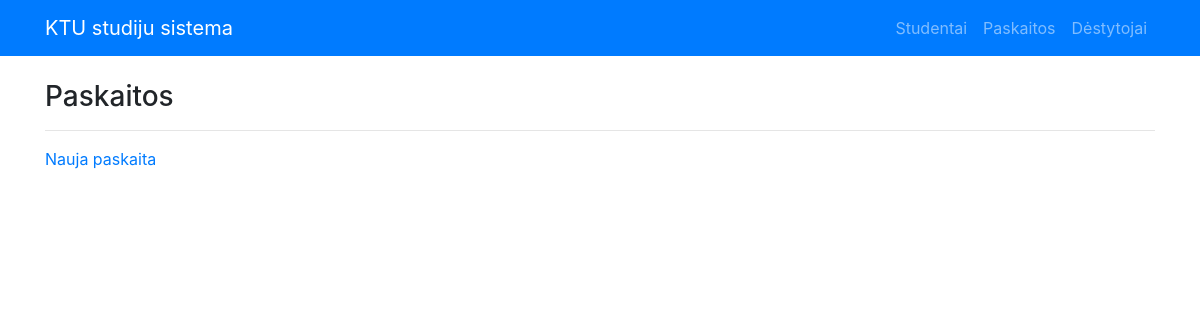
/paskaitos, run on an earlier commit of the app's database.
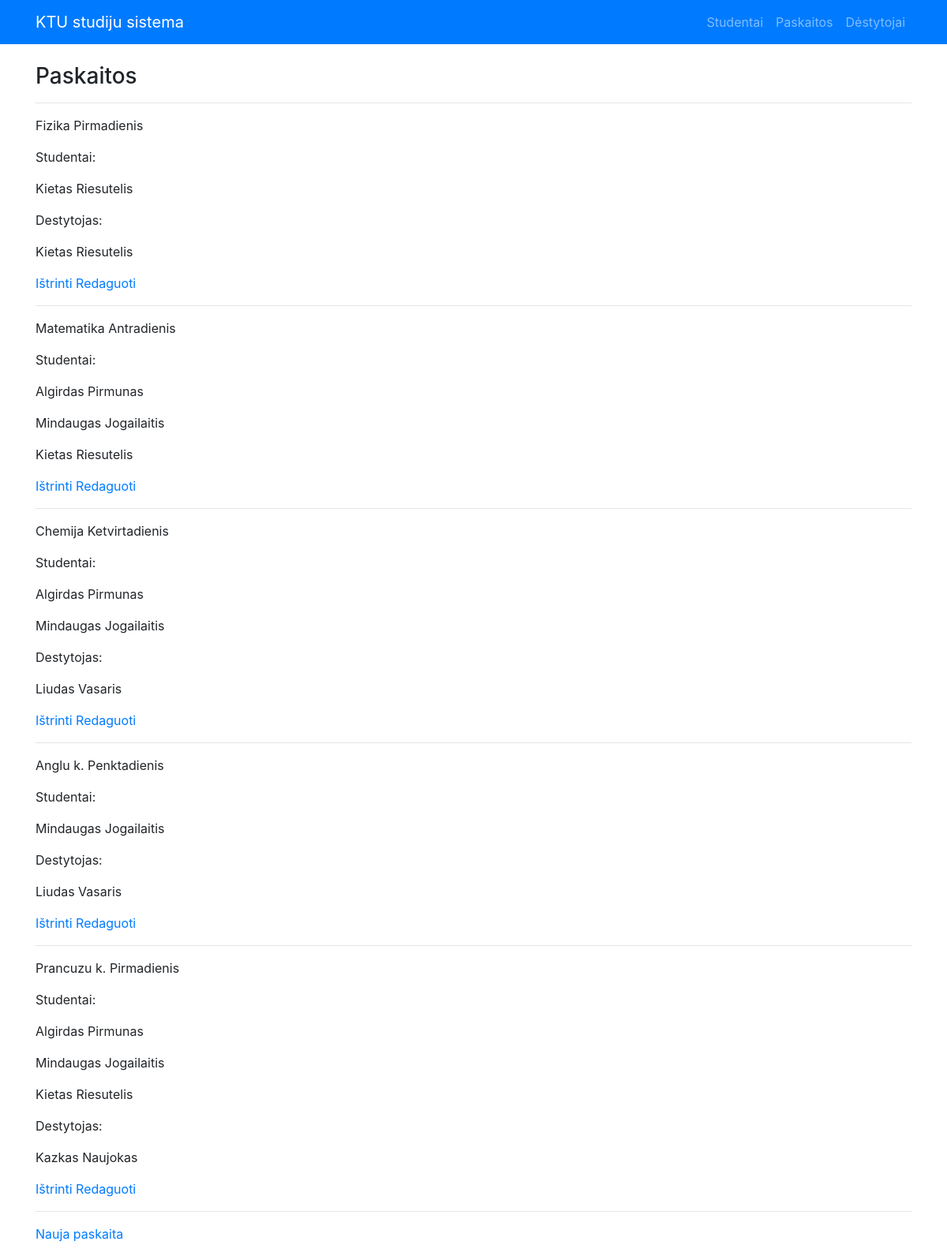
And on a later commit of the database.
### app.py (models this page shows)
class Paskaita(db.Model):
    __tablename__ = "paskaita"
    id = db.Column(db.Integer, primary_key=True)
    vardas = db.Column("Vardas", db.String)
    savaites_diena = db.Column("Savaites diena", db.String)
    studentai = db.relationship(
        "Studentas", secondary=association_table, back_populates="paskaitos"
    )
    destytojas_id = db.Column(db.Integer, db.ForeignKey("destytojas.id"))
    destytojas = db.relationship(
        "Destytojas", cascade="all, delete", passive_deletes=True
    )

class Studentas(db.Model):
    __tablename__ = "studentas"
    id = db.Column(db.Integer, primary_key=True)
    vardas = db.Column("Vardas", db.String)
    pavarde = db.Column("Pavardė", db.String)
    paskaitos = db.relationship(
        "Paskaita", secondary=association_table, back_populates="studentai"
    )

class Destytojas(db.Model):
    __tablename__ = "destytojas"
    id = db.Column(db.Integer, primary_key=True)
    vardas = db.Column("Vardas", db.String)
    pavarde = db.Column("Pavardė", db.String)
    paskaitos = db.relationship("Paskaita")

### app.py (the view)
@app.route("/paskaitos")
def paskaitos():
    try:
        visos_paskaitos = Paskaita.query.all()
    except:
        visos_paskaitos = []
    return render_template("paskaitos.html", visos_paskaitos=visos_paskaitos)

### templates/paskaitos.html
{% extends "base.html" %}
{% block content %}
<h3>Paskaitos</h3>
{% if visos_paskaitos %}
{% for paskaita in visos_paskaitos %}
<hr>
<p>{{paskaita.vardas}} {{paskaita.savaites_diena}}</p>
{% if paskaita.studentai %}
<p>Studentai:</p>
{% for studentas in paskaita.studentai %}
<p>{{studentas.vardas}} {{studentas.pavarde}}</p>
{% endfor %}
{% endif %}
{% if paskaita.destytojas %}
<p>Destytojas:</p>
<p>{{paskaita.destytojas.vardas}} {{paskaita.destytojas.pavarde}}</p>
{% endif %}
<a href="{{ url_for('delete_lecture', id=paskaita['id']) }}">Ištrinti</a>
<a href="{{ url_for('lecture_update', id=paskaita['id']) }}">Redaguoti</a>
{% endfor %}
{% endif %}
<hr>
<p><a href="{{ url_for('new_lecture')}}">Nauja paskaita</a></p>
{% endblock %}

What changed in the data, as far as the page shows it:
added Paskaita: vardas "Fizika", savaites_diena "Pirmadienis", destytojas.vardas "Kietas", destytojas.pavarde "Riesutelis"
added Studentas: vardas "Kietas", pavarde "Riesutelis"
added Paskaita: vardas "Matematika", savaites_diena "Antradienis"
now on this page (row unchanged): Studentas: vardas "Algirdas", pavarde "Pirmunas"
added Studentas: vardas "Mindaugas", pavarde "Jogailaitis"
added Paskaita: vardas "Chemija", savaites_diena "Ketvirtadienis", destytojas.vardas "Liudas", destytojas.pavarde "Vasaris"
added Paskaita: vardas "Anglu k.", savaites_diena "Penktadienis", destytojas.vardas "Liudas", destytojas.pavarde "Vasaris"
added Paskaita: vardas "Prancuzu k.", savaites_diena "Pirmadienis", destytojas.vardas "Kazkas", destytojas.pavarde "Naujokas"
